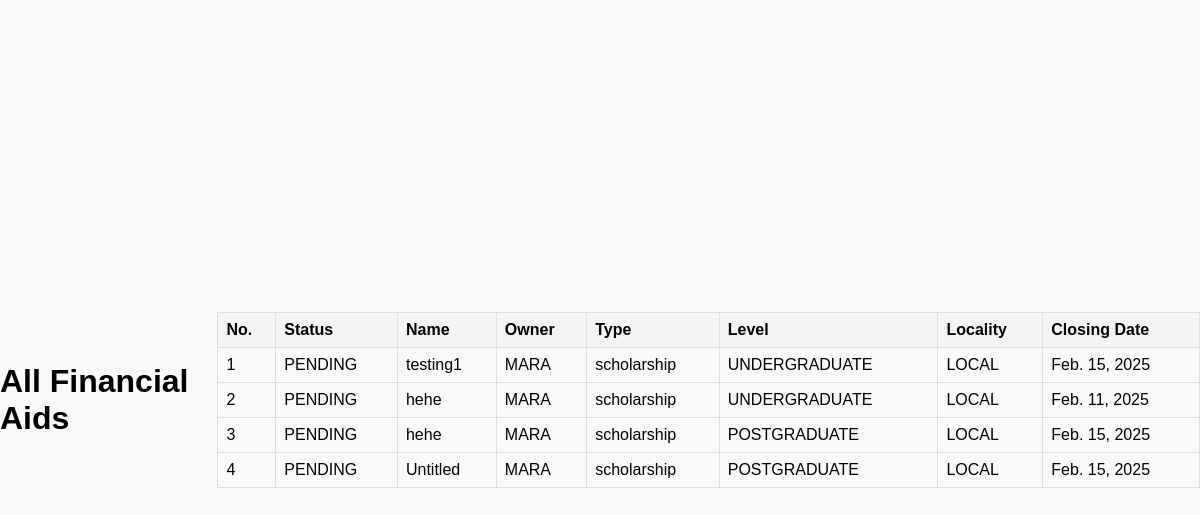
The app's page /programs/allaid/, older data.
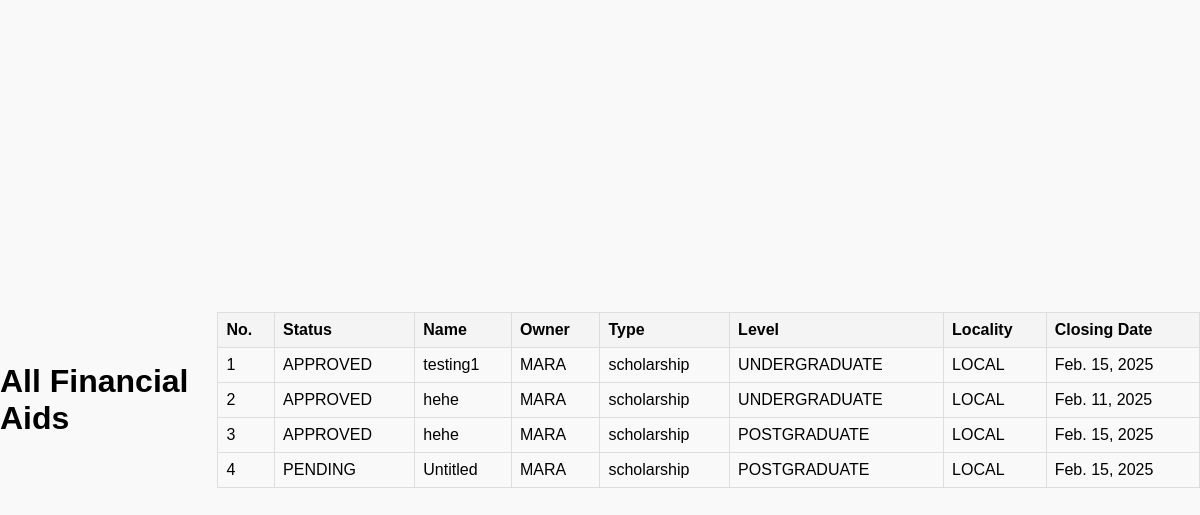
The same page, newer data.
### programs/models.py (models this page shows, shortened)
class AidProgram(models.Model):
    STATUS_CHOICES = [
        ('OPEN', 'Open'),
        ('CLOSE', 'Close'),
    ]
    LOCALITY_CHOICES = [
        ('LOCAL', 'Local'),
        ('INTERNATIONAL', 'International'),
    ]
    LEVEL_CHOICES = [
        ('UNDERGRADUATE', 'Undergraduate'),
        ('POSTGRADUATE', 'Postgraduate'),
    ]
    APPROVAL_CHOICES = [
        ('PENDING', 'Pending'),
        ('APPROVED', 'Approved'),
        ('REJECTED', 'Rejected'),
    ]
    name = models.CharField(max_length=255)
    owner = models.CharField(max_length=255)
    aid_type = models.CharField(max_length=100)
    level = models.CharField(max_length=20, choices=LEVEL_CHOICES)
    locality = models.CharField(max_length=20, choices=LOCALITY_CHOICES)
    status = models.CharField(max_length=10, choices=STATUS_CHOICES, default='OPEN')
    eligibility = models.TextField(blank=True, null=True)
    closing_date = models.DateField()
    required_documents = models.TextField(blank=True, null=True)
    total_funds = models.DecimalField(max_digits=12, decimal_places=2, null=True, blank=True)
    proposed_by = models.ForeignKey(settings.AUTH_USER_MODEL, on_delete=models.CASCADE, null=True, blank=True)
    approval_status = models.CharField(max_length=10, choices=APPROVAL_CHOICES, default='PENDING')

### programs/views.py (the view)
# urls.py: path('allaid/', all_aid_list, name='all_aid_list'),
def all_aid_list(request):
    aids = AidProgram.objects.all()
    return render(request, 'all_aids.html', {'all_aids': aids})

### programs/templates/all_aids.html (shortened to what this page needs)
{% extends 'base.html' %}
{% block content %}
<!DOCTYPE html>
<html lang="en">
<head>
</head>
<body>
    <h1>All Financial Aids</h1>
    <table>
        <thead>
            <tr>
                <th>No.</th>
                <th>Status</th>
                <th>Name</th>
                <th>Owner</th>
                <th>Type</th>
                <th>Level</th>
                <th>Locality</th>
                <th>Closing Date</th>
            </tr>
        </thead>
        <tbody>
            {% for aid in all_aids %}
            <tr>
                <td>{{ forloop.counter }}</td>
                <td>{{ aid.approval_status }}</td>
                <td>{{ aid.name }}</td>
                <td>{{ aid.owner }}</td>
                <td>{{ aid.aid_type }}</td>
                <td>{{ aid.level }}</td>
                <td>{{ aid.locality }}</td>
                <td>{{ aid.closing_date }}</td>
            </tr>
            {% empty %}
            <tr>
                <td colspan="8">No financial aids available.</td>
            </tr>
            {% endfor %}
        </tbody>
    </table>
</body>
</html>
{% endblock %}

Row changes from the older to the newer data that the page shows:
changed AidProgram "testing1": approval_status "PENDING" → "APPROVED"
changed AidProgram "Feb. 11, 2025": approval_status "PENDING" → "APPROVED"
changed AidProgram (number 3 of 4 on the later page): approval_status "PENDING" → "APPROVED"
